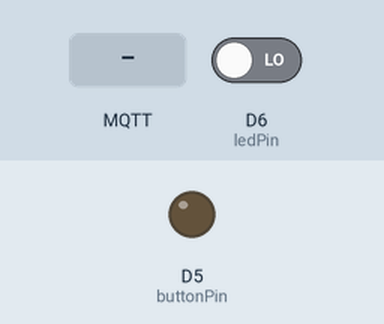
Recording of a sketch running on a simulated ESP8266 (NodeMCU). On the bench: output pins drawn as LEDs (lit = HIGH). The test bench sets the inputs (shaded band); at power-on: D6 (ledPin) LOW. WiFi joins after 1.5 s; servers stay silent unless stated; no MQTT or app messages arrive unless stated; what the sketch prints to the serial monitor is not drawn.

Above: at 2.7 s.
2.8 s: MQTT message "on" arrives on the first subscribed topic
At 4.1 s:
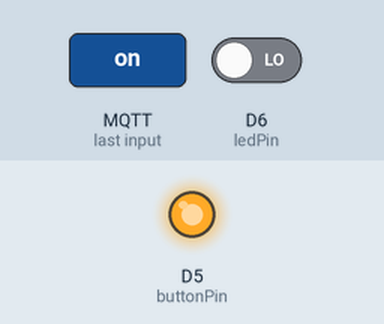
Timing chart, 0 to 5.8 s (numbered marks = the images above; inputs shaded):
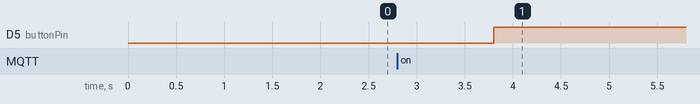

Measured:
- after the input at 2.8 s, D5 (buttonPin): LOW → HIGH after 1.0 s

The sketch:

tykin_ohjaus.ino
```cpp
/*Ohjelma LED-videoprojektorin etäkäynnistystä/sammutusta varten

*/

const int buttonPin = D5;     // the number of the pushbutton pin (tykin poweri-nappi)
const int ledPin =  D6;      // tykin sininen ledi (2.6V)
int lastLedState = LOW;     //debouncea varten

int ledState = LOW;         // variable for reading the LED status
int powerUP = 0;          //tykin käynnistystila
int powerDOWN = 0;        //tykin sammutustila
int powerON = 0;          //power-tila
unsigned long lastDebounceTime = 0;
unsigned long debounceDelay = 1000;

#include <ESP8266WiFi.h>
#include <PubSubClient.h>
#include "settings.h"

WiFiClient espClient;
PubSubClient client(espClient);
long lastMsg = 0;
char msg[50];
int value = 0;


void setup() {
  Serial.begin(115200);
  setup_wifi();
  client.setServer(MQTT_SERVER, MQTT_PORT);
  client.setCallback(callback);

  pinMode(ledPin, INPUT);
  pinMode(buttonPin, INPUT);

}

void setup_wifi() {
  delay (10);
  Serial.println();
  Serial.print("Connecting ");
  Serial.print(WIFI_SSID);

  WiFi.begin(WIFI_SSID, WIFI_PASSWORD);

  while (WiFi.status() != WL_CONNECTED) {
    delay(500);
    Serial.print(".");
  }

  Serial.println("");
  Serial.println("WiFi connected");
  Serial.println("IP adress:");
  Serial.println(WiFi.localIP());
}

void callback(char* topic, byte* payload, unsigned int length) {

  String message;
  Serial.print("Message arrived [");
  Serial.print(topic);
  Serial.print("] ");
  for (int i = 0; i < length; i++) {
    message = message + (char)payload[i];
  }
  Serial.println(message);

  if ((message == "on") and (powerON == 0)) {
    powerUP = 1;
  }
  if ((message == "off") and (powerON == 1)) {
    powerDOWN = 1;
  }
}

void reconnect() {
  // Loop until we're reconnected
  while (!client.connected()) {
    Serial.print("Attempting MQTT connection...");
    // Attempt to connect
    if (client.connect("ESP8266Client", MQTT_USER, MQTT_PASSWORD)) {
      Serial.println("connected");
      // Once connected, publish an announcement...
      //client.publish("outTopic", "hello world");
      // ... and resubscribe
      client.subscribe(MQTT_TOPIC);
    } else {
      Serial.print("failed, rc=");
      Serial.print(client.state());
      Serial.println(" try again in 5 seconds");
      // Wait 5 seconds before retrying
      delay(5000);
    }
  }
}


void loop() {
  if (!client.connected()) {
    reconnect();
  }
  client.loop();

  int reading = digitalRead(ledPin); //power-tila luetaan siniseltä lediltä

  if (reading != lastLedState) { //debounce välkkyvää lediä varten
    lastDebounceTime = millis();
  }

  if ((millis() - lastDebounceTime) > debounceDelay) {
    if (reading != ledState) {
      ledState = reading;

      if (ledState == HIGH) {
        powerON = 1;
      }
      else powerON = 0;
    }
  }
  lastLedState = reading;

  //tykin käynnistys
  if ((powerON == 0) and (powerUP == 1)) {
    pinMode (buttonPin, OUTPUT);
    digitalWrite (buttonPin, LOW);
    delay(1000);
    digitalWrite (buttonPin, HIGH);
    delay(500);
    pinMode (buttonPin, INPUT);
    powerUP = 0;
    delay(4000);
  }

  //tykin sammutus
  if ((powerON == 1) and (powerDOWN == 1)) {
    pinMode (buttonPin, OUTPUT);
    digitalWrite (buttonPin, LOW);
    delay(1000);
    digitalWrite (buttonPin, HIGH);
    delay(1000);
    digitalWrite (buttonPin, LOW);
    delay(1000);
    digitalWrite (buttonPin, HIGH);
    delay(1000);
    digitalWrite (buttonPin, LOW);
    delay(200);
    digitalWrite (buttonPin, HIGH);
    delay(200);
    pinMode (buttonPin, INPUT);
    powerDOWN = 0;
    delay(4000);
    powerON = 0;
  }

 /* Serial.println("reading");
  Serial.println(reading);
  Serial.println("ledState");
  Serial.println(ledState);
  Serial.println("powerON");
  Serial.println(powerON);
  Serial.println("powerUP");
  Serial.println(powerUP);
  Serial.println("powerDOWN");
  Serial.println(powerDOWN);

  delay(10);
*/
}
```

settings_example.h
```cpp
// WiFi settings
#define WIFI_SSID "ssid"
#define WIFI_PASSWORD "pw"

// MQTT settings
#define MQTT_TOPIC "topic"
#define MQTT_SERVER "ip"
#define MQTT_PORT 1883
#define MQTT_USER "user"
#define MQTT_PASSWORD "pw"
```
